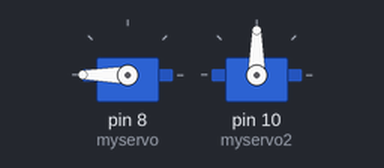
The sketch below on a simulated Arduino Uno, built with avr-gcc and run on an emulated ATmega328P. Shown: 2 × servo.

Above: at 0.05 s.
At 4.0 s:
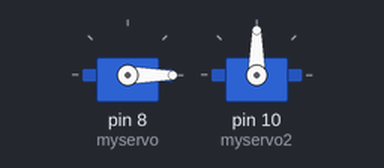
Timing chart, 0 to 5.2 s (numbered marks = the images above):
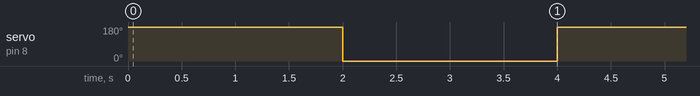

Measured:
- by itself, servo on pin 8 (myservo): alternates 180° for 2.0 s and 0° for 2.0 s

The sketch:

servo1.ino
```cpp
#include <Servo.h>

Servo myservo;  // create servo object to control a servo
Servo myservo2;

int potpin = 5;  // analog pin used to connect the potentiometer
int val;    // variable to read the value from the analog pin

void setup() {
  myservo.attach(8);  // attaches the servo on pin 9 to the servo object
  myservo2.attach(10);
}

void loop() {
  //val = analogRead(potpin);            // reads the value of the potentiometer (value between 0 and 1023)
  //val = map(val, 0, 1023, 0, 180);     // scale it to use it with the servo (value between 0 and 180)
  myservo.write(180);
  delay(2000);
  myservo.write(0);
  delay(2000);
  //myservo2.write(val); // sets the servo position according to the scaled value
  // delay(2000);       // waits for the servo to get there
  // myservo.write(180);
  //myservo2.write(0);
  // delay(2000);
}
```
